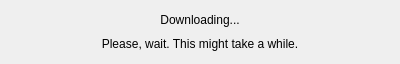
<?xml version="1.0" encoding="UTF-8"?>
<ui version="4.0">
 <class>Dialog</class>
 <widget class="QDialog" name="Dialog">
  <property name="geometry">
   <rect>
    <x>0</x>
    <y>0</y>
    <width>400</width>
    <height>64</height>
   </rect>
  </property>
  <property name="windowTitle">
   <string>Downloading</string>
  </property>
  <property name="modal">
   <bool>true</bool>
  </property>
  <layout class="QVBoxLayout" name="verticalLayout">
   <item>
    <widget class="QLabel" name="label">
     <property name="text">
      <string>Downloading...</string>
     </property>
     <property name="alignment">
      <set>Qt::AlignCenter</set>
     </property>
    </widget>
   </item>
   <item>
    <widget class="QLabel" name="label_2">
     <property name="text">
      <string>Please, wait. This might take a while.</string>
     </property>
     <property name="alignment">
      <set>Qt::AlignCenter</set>
     </property>
    </widget>
   </item>
  </layout>
 </widget>
 <resources/>
 <connections/>
</ui>
